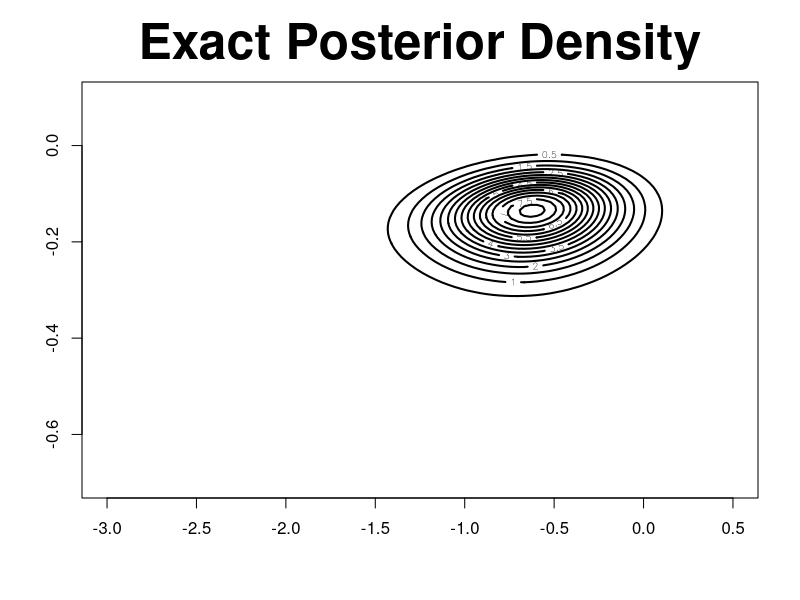
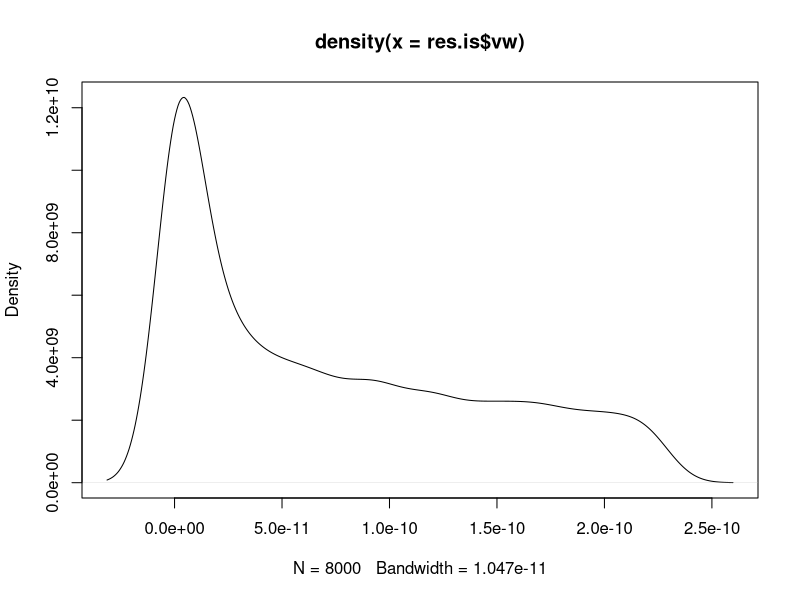

R code for these plots, in order:
###############################################################################

rawdata <- matrix(c(1, 53,
                    1, 57,
                    1, 58,
                    1, 63,
                    0, 66,
                    0, 67,
                    0, 67,
                    0, 67,
                    0, 68,
                    0, 69,
                    0, 70,
                    0, 70,
                    1, 70,
                    1, 70,
                    0, 72,
                    0, 73,
                    0, 75,
                    1, 75,
                    0, 76,
                    0, 76,
                    0, 78,
                    0, 79,
                    0, 81),23,2,byrow=T)

w <- rawdata[,1]
s <- rawdata[,2]

vy <- w
n  <- length(vy)
mX <- cbind(rep(1,n),s-mean(s))
d  <- ncol(mX)
mSigma     <- diag(1.0E4,d)
mSigma.inv <- diag(1.0E-4,d)

res.glm <- glm(vy~-1+mX,family=binomial(link=probit))
summary(res.glm)

###############################################################################

trapint2D <- function(xgrid, ygrid, fgrid) 
{
  ng1   <- length(xgrid)
  ng2   <- length(ygrid)
  area <- 0   
  for (i in 2:ng1) {
    for (j in 2:ng2) {
      area <- area + (xgrid[i] - xgrid[i-1])*(ygrid[j] - ygrid[j-1])*(fgrid[i,j] + fgrid[i-1,j] + fgrid[i,j-1] + fgrid[i-1,j-1])/4
    }
  }
  return(area)
}

djointLMM <- function(u,v,vy,mX,mSigma.inv) {
  log.f <- matrix(0,length(u),length(v))
  for (i in 1:length(u)) {
    for (j in 1:length(v)) {
      vtheta <- matrix(c(u[i],v[j]))
      veta <- mX%*%vtheta
      log.f[i,j] <- sum(vy*pnorm(veta, log.p=TRUE) + (1-vy)*pnorm(veta, lower.tail=FALSE, log.p=TRUE)) - 0.5*t(vtheta)%*%mSigma.inv%*%vtheta
    }
  }
  f <- exp(log.f - max(log.f))
  area <- trapint2D(u,v,f) 
  return(f/area)
}

u <- seq(-3,0.5,,100)
v <- seq(-0.7,0.1,,100)

f <- djointLMM(u,v,vy,mX,mSigma.inv)
levels <- pretty(range(f),12)

contour(u,v,f,levels=levels,lwd=2,main="Exact Posterior Density",cex.main=3)

ans <- readline()

###############################################################################

library(mvtnorm)

fast.f <- function(mTheta,vy,mX,mSigma) 
{
  N <- nrow(mTheta)
  n <- length(vy)
  mY <- matrix(vy,n,N)
  vEta <- mX%*%t(mTheta)
  
  #vy*pnorm(veta, log.p=TRUE) + (1-vy)*pnorm(veta, lower.tail=FALSE, log.p=TRUE)
  log.vp <- matrix(1,1,n)%*%(vy*pnorm(vEta, log.p=TRUE) + (1-vy)*pnorm(vEta, lower.tail=FALSE, log.p=TRUE)) + dmvnorm(mTheta,sigma=mSigma,log=TRUE)
  return(log.vp)
} 

###############################################################################

ImportanceSampling <- function(N,vmu,mLambda,nu,vy,mX,mSigma,EPS) 
{
  MAXITER <- 10000000
  log.vq <- c()
  log.vp <- c()
  for (ITER in 1:MAXITER) 
  {
    mZ <- rmvt(N, delta=as.vector(vmu), sigma=mLambda, df = nu, type = "shifted")
    log.vq.new <- dmvt(mZ, delta=as.vector(vmu), sigma=mLambda, df = nu, log=TRUE, type = "shifted")
    log.vp.new <- as.vector(fast.f(mZ,vy,mX,mSigma)) 
    log.vq <- c(log.vq,log.vq.new)
    log.vp <- c(log.vp,log.vp.new)				
    vw <- exp(log.vp - log.vq)
    N <- length(vw)
    I.hat <- mean(vw)
    se <- sqrt(var(vw)/length(vw))
    print(c(ITER,N,I.hat,se))
    if (se<EPS) {
      break;
    }
  }
  return(list(I.hat=I.hat,se=se,vw=vw))
}

###############################################################################

NormalisedImportanceSampling <- function(N,vmu,mLambda,nu,vy,mX,mSigma) 
{
  log.vq <- c()
  log.vp <- c()
  
  mZ <- rmvt(N, delta=as.vector(vmu), sigma=mLambda, df = nu, type = "shifted")
  log.vq <- dmvt(mZ, delta=as.vector(vmu), sigma=mLambda, df = nu, log=TRUE, type = "shifted")
  log.vp <- as.vector(fast.f(mZ,vy,mX,mSigma)) 
  
  vw <- exp(log.vp - log.vq)
  vw <- vw/sum(vw)
  
  EXPECTED.VAL <- apply(t(mZ)*vw,1,sum)
  
  return(list(EXPECTED.VAL=EXPECTED.VAL))
}

###############################################################################

LaplaceApproxPosterior <- function(vy,mX,mSigma.inv) 
{
  n <- length(vy)
  d <- ncol(mX)
  vtheta <- matrix(0,d,1)
  for (ITER in 1:1000) 
  {
    #vmu <- 1/(1+exp(-mX%*%vtheta))
    vmu <- pnorm(mX%*%vtheta)
    vg <- t(mX)%*%(vy - vmu) - mSigma.inv%*%vtheta
    mH <- - t(mX*as.vector(vmu*(1 - vmu)))%*%mX - mSigma.inv
    vtheta <- vtheta - solve(mH)%*%vg
    err <- max(abs(vg))
    if (err<1.0E-6) {
      break;
    }
    print(c(ITER,err))
  }
  return(list(vtheta=vtheta,mLambda=solve(-mH)))
}


###############################################################################

res.lap <- LaplaceApproxPosterior(vy,mX,mSigma.inv) 

vmu     <- res.lap$vtheta
mLambda <- res.lap$mLambda
nu      <- 8
EPS     <- 1.0E-12
N       <- 1000

res.is <- ImportanceSampling(N,vmu,mLambda,nu,vy,mX,mSigma,EPS) 

plot(density(res.is$vw))


res.nis <- NormalisedImportanceSampling(100*length(res.is$vw),vmu,mLambda,nu,vy,mX,mSigma) 
